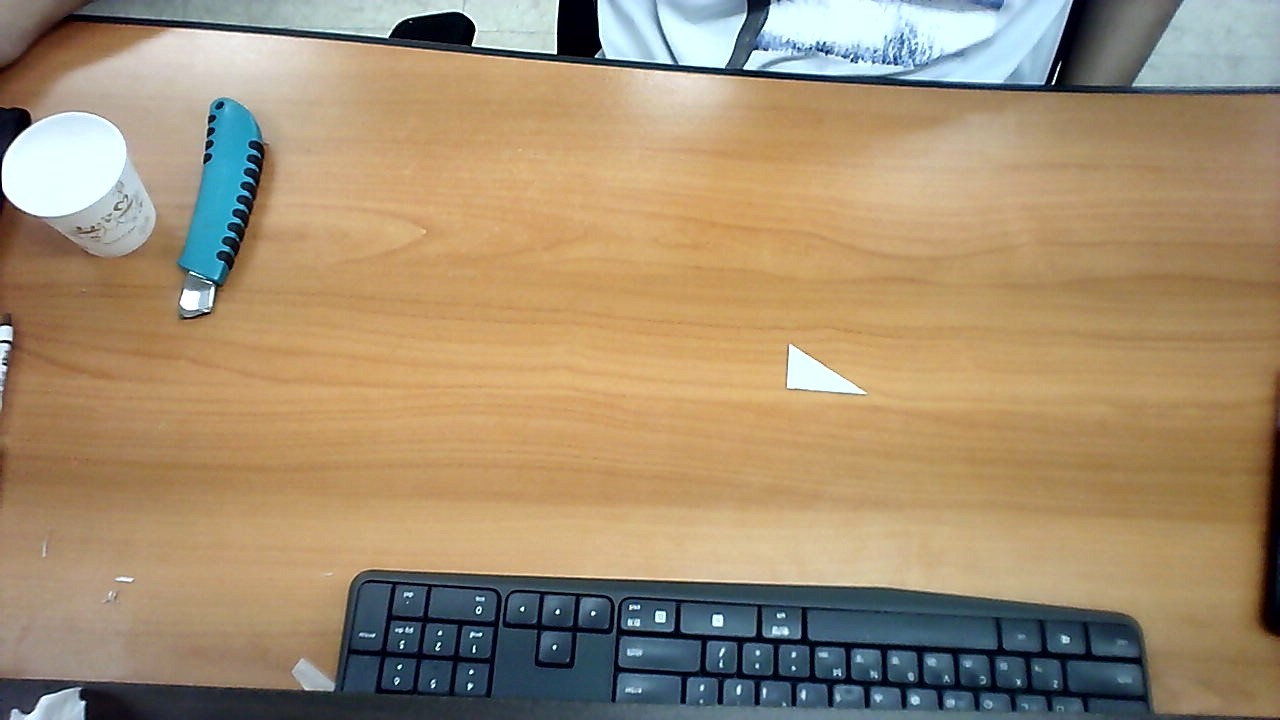
#> input picture tasks/sample_img-1.jpg, 1280 x 720 px
$ python 'Calibration _1.py'
#> lines starting #> are read from the running program, lines starting #| are printed output that depends on the picture; after the words box and inside, x2 and y2 are one past the last pixel; in counts of white or black regions, pixels touching at a corner belong together; long printed decimals are rounded
### Definitions.py
import cv2
import numpy as np
import math


def on_mouse(event, x, y, flags, param):
    if event == cv2.EVENT_LBUTTONDOWN:
        print(x, y)


# [30 lines left out: functions getDelay, getBack, on_trackbar, not called in this run]


def distance(x1, y1, x2, y2):
    return math.sqrt((x1 - x2) ** 2 + (y1 - y2) ** 2)


# [6 lines left out: function gradient, not called in this run]

### Calibration _1.py
import cv2
import numpy as np
import sys
import Definitions as df
import math

cap1 = cv2.imread("tasks/sample_img-1.jpg")
#> cap1 is the input picture: shape (720, 1280, 3); mean B, G, R 113.2, 142.5, 163
cv2.imshow("dst1", cap1)
cap1 = cap1[50*2:250*2, 150*2:600*2]
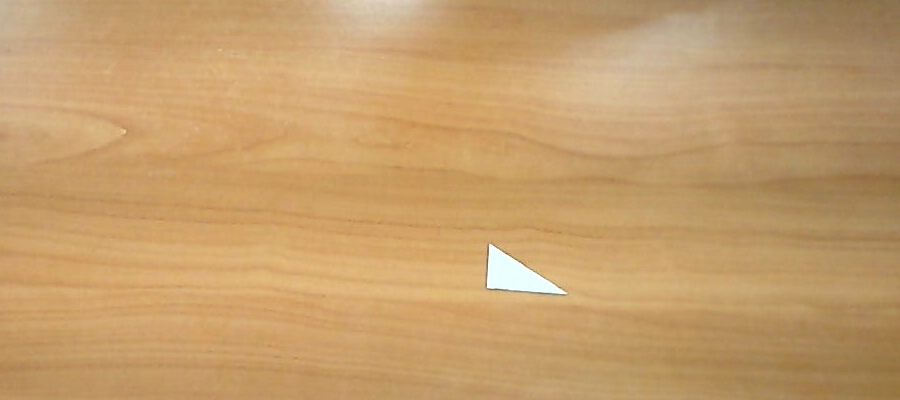
#> cap1: shape (400, 900, 3); mean B, G, R 107.7, 158, 196.9
cap1 = cv2.GaussianBlur(cap1, (0, 0), 1.0)
dst1 = cv2.Canny(cap1, 150, 200)
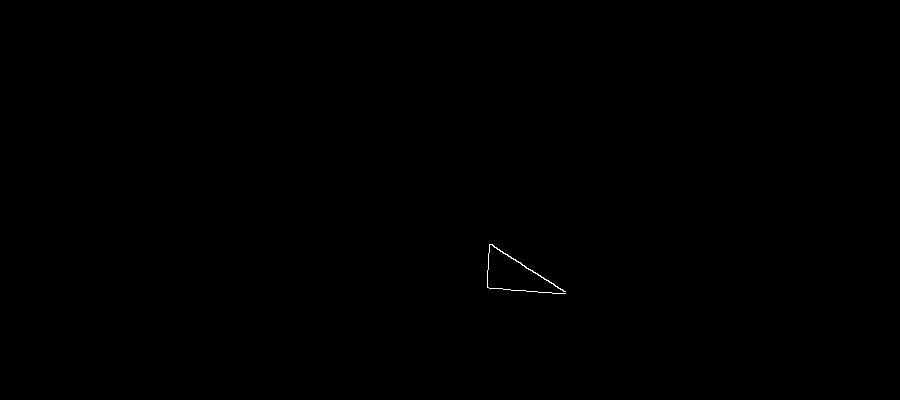
#> dst1: shape (400, 900); 0.07% white in thin lines or dots, all inside (x1, y1, x2, y2) = (487, 244, 566, 294)
contours, _ = cv2.findContours(dst1, cv2.RETR_TREE, cv2.CHAIN_APPROX_SIMPLE)
#> contours = 1 contour; box (x1, y1, x2, y2) and area: (487, 244, 566, 294) 48
triangles1 = list()
segments1 = list()

for cnt in contours:
    if cv2.contourArea(cnt) < 20:
        continue
    epsilon = cv2.arcLength(cnt, True) * 0.0845
    approx = cv2.approxPolyDP(cnt, epsilon, True)
    vtx = len(approx)
    if vtx == 3:
        triangles1.append(approx[0][0])
        triangles1.append(approx[1][0])
        triangles1.append(approx[2][0])
        triangles1 = sorted(triangles1, key=lambda pts: pts[0])
        segments1.append(df.distance(
            triangles1[0][0], triangles1[0][1], triangles1[1][0], triangles1[1][1]))
        segments1.append(df.distance(
            triangles1[2][0], triangles1[2][1], triangles1[1][0], triangles1[1][1]))
        segments1.append(df.distance(
            triangles1[0][0], triangles1[0][1], triangles1[2][0], triangles1[2][1]))
        break
#> this loop made 1 pass
#> (epsilon, approx, vtx, triangles1) on pass 1: (37.04, [[489, 244], [487, 287], [565, 293]], 3, [[487, 287], [489, 244], [565, 293]])
#> after the loop, segments1 = [43.05, 90.43, 78.23]
segments1.sort()
param = 3/segments1[0]
#> param = 0.0697

cap2 = cv2.imread("tasks/sample_img-2.jpg")
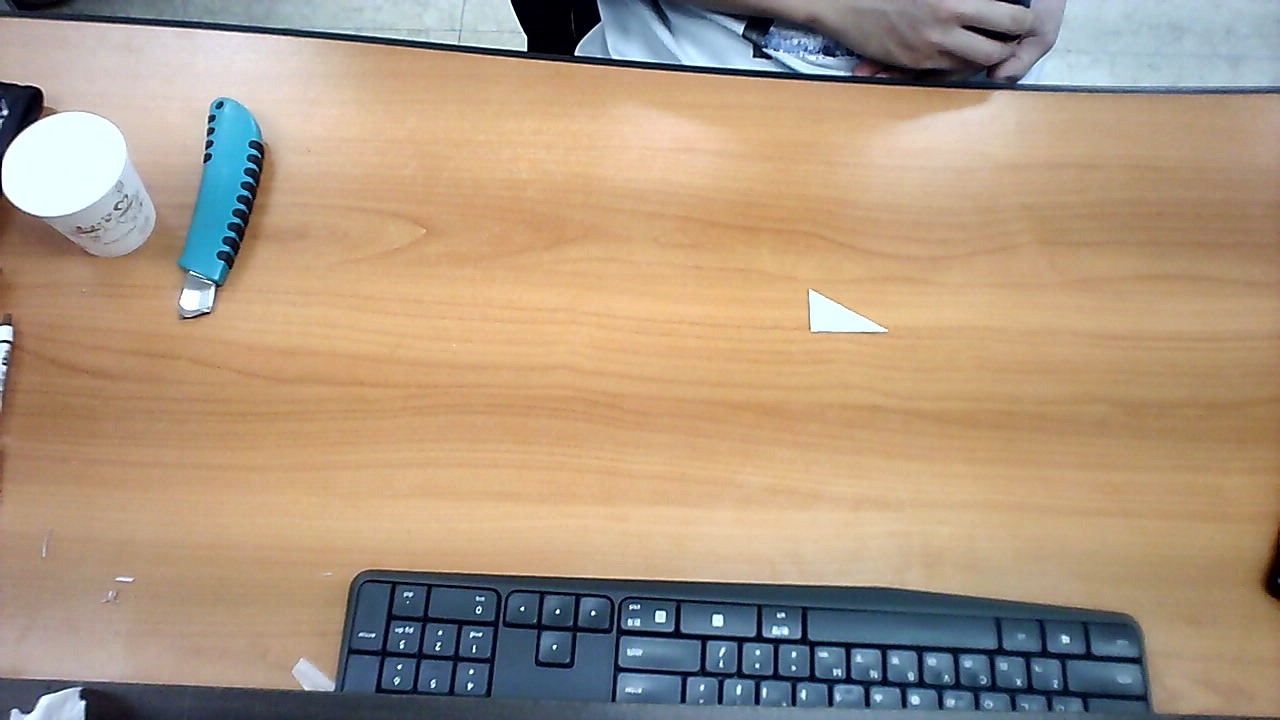
#> input picture tasks/sample_img-2.jpg, 1280 x 720 px
#> cap2 is the input picture: shape (720, 1280, 3); mean B, G, R 129.2, 152.3, 173.6
cv2.imshow("dst2", cap2)
cap2 = cap2[50*2:250*2, 150*2:600*2]
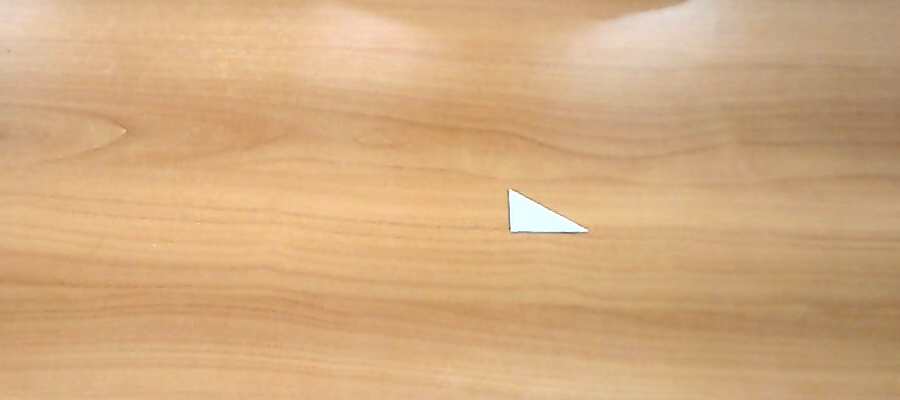
#> cap2: shape (400, 900, 3); mean B, G, R 127.9, 171.3, 211
cap2 = cv2.GaussianBlur(cap2, (0, 0), 1.0)
dst2 = cv2.Canny(cap2, 150, 200)
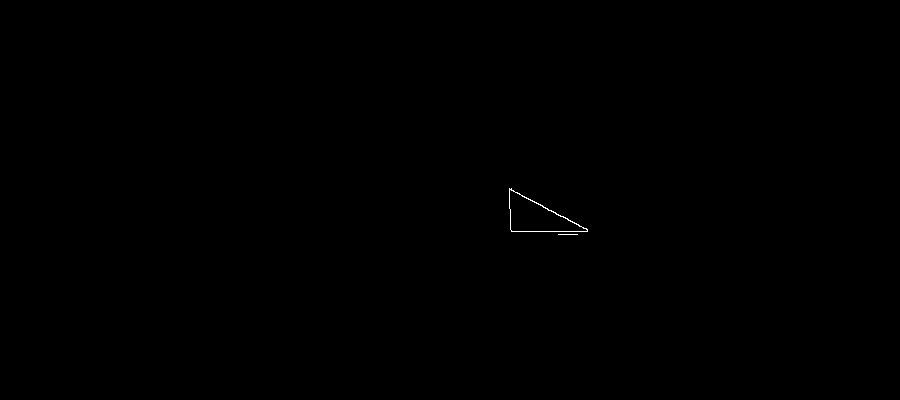
#> dst2: shape (400, 900); 0.07% white in thin lines or dots, all inside (x1, y1, x2, y2) = (509, 188, 588, 235)
contours, _ = cv2.findContours(dst2, cv2.RETR_TREE, cv2.CHAIN_APPROX_SIMPLE)
#> contours = 3 contours, 1 with area under 20; largest, box (x1, y1, x2, y2) and area: (509, 188, 588, 232) 1717, (509, 189, 588, 232) 1677
segments2 = list()
triangles2 = list()
for cnt in contours:
    if cv2.contourArea(cnt) < 50:
        continue
    epsilon = cv2.arcLength(cnt, True) * 0.0845
    approx = cv2.approxPolyDP(cnt, epsilon, True)
    vtx = len(approx)
    if vtx == 3:
        triangles2.append(approx[0][0])
        triangles2.append(approx[1][0])
        triangles2.append(approx[2][0])
        triangles2 = sorted(triangles2, key=lambda pts: pts[0])
        segments2.append(df.distance(
            triangles2[0][0], triangles2[0][1], triangles2[1][0], triangles2[1][1]))
        segments2.append(df.distance(
            triangles2[2][0], triangles2[2][1], triangles2[1][0], triangles2[1][1]))
        segments2.append(df.distance(
            triangles2[0][0], triangles2[0][1], triangles2[2][0], triangles2[2][1]))
        break
#> this loop made 2 passes
#> (epsilon, vtx, triangles2) on pass 2: (18.44, 3, [[509, 188], [511, 231], [587, 231]])
#> cnt on pass 1: [[558, 234], [577, 234]]
#> after the loop, segments2 = [43.05, 76, 89.07]

if len(segments1) == len(segments2) == 3:
    avg_ = list()
    matching = list()
    # checking elements needed to be included
    for i in range(3):
        idx = 0
        for j in range(3):
            if 0.9 <= segments1[i] / segments2[j] <= 1.1:
                avg_.append(segments1[i]/segments2[i])
                matching.append((i,j))
            else:
                idx += 1
        if idx == 3:
            sys.exit()
#> after the loop, avg_ = [1, 1.03, 1.02]; matching = [(0, 0), (1, 1), (2, 2)]


    param_ = 1/np.average(avg_)
#> param_ = 0.985
    param__ = param * param_
#> param__ = 0.0687


    print(matching)
#| [(0, 0), (1, 1), (2, 2)]
    print((triangles2[matching[0][1]][0] - triangles1[matching[0][0]][0])*param__,
          (triangles2[matching[0][1]][1] - triangles1[matching[0][0]][1])*param__)
#| 1.511 -6.798

if cv2.waitKey(0) == 27:
#> (key Esc is pressed here)
    cv2.destroyAllWindows()
